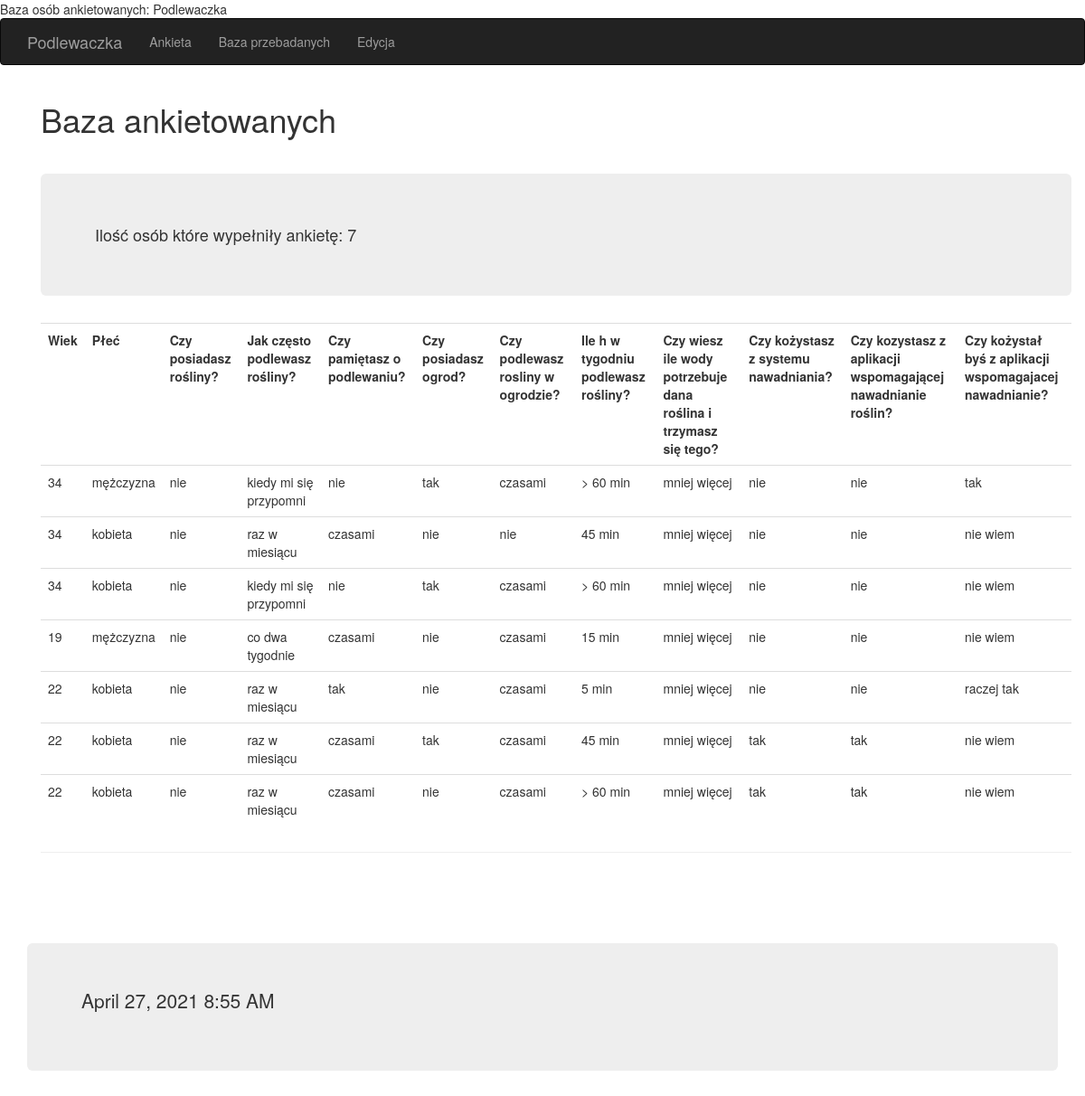
Page /testResults on the committed database.
### app.py (models this page shows, shortened)
class Survey(db.Model):
    __tablename__ = 'survey'
    id = db.Column(db.Integer, primary_key = True)
    question1 = db.Column(db.String, nullable = False)
    question2 = db.Column(db.Integer, nullable = False)
    question3 = db.Column(db.String, nullable = False)
    question4 = db.Column(db.String, nullable = False)
    question5 = db.Column(db.String, nullable = False)
    question6 = db.Column(db.String, nullable = False)
    question7 = db.Column(db.String, nullable = False)
    question8 = db.Column(db.String, nullable = False)
    question9 = db.Column(db.String, nullable = False)
    question10 = db.Column(db.String, nullable = False)
    question11 = db.Column(db.String, nullable = False)
    question12 = db.Column(db.String, nullable = False)

### app.py (the view)
@app.route('/testResults')
def testResults():
    numberWomen = 0
    number = Survey.query.count()
    listOfPeople = Survey.query.order_by(Survey.id)
    return render_template("testResults.html", current_time=datetime.utcnow(), listOfPeople=listOfPeople, number=number)

### templates/testResults.html (shortened to what this page needs)
{% extends "base.html" %}
{% block page_content %}
<div class="container">
 <h1>Baza ankietowanych</h1>
    <div class="page-header">
        <div class="jumbotron">
            <h4>Ilość osób które wypełniły ankietę:  {{number}}</h4>
        </div>
        <table class="table">
            <tr>
				<th>Wiek</th>
				<th>Płeć</th>
                <th>Czy posiadasz rośliny?</th>
                <th>Jak często podlewasz rośliny?</th>
				<th>Czy pamiętasz o podlewaniu?</th>
                <th>Czy posiadasz ogrod?</th>
                <th>Czy podlewasz rosliny w ogrodzie?</th>
                <th>Ile h w tygodniu podlewasz rośliny?</th>
                <th>Czy wiesz ile wody potrzebuje dana roślina i trzymasz się tego?</th>
				<th>Czy kożystasz z systemu nawadniania?</th>
                <th>Czy kozystasz z aplikacji wspomagającej nawadnianie roślin?</th>
                <th>Czy kożystał byś z aplikacji wspomagajacej nawadnianie?</th>
			</tr>
        {% for case in listOfPeople %}
        <tr>
            <td>{{ case.question1 }}</td>
            <td>{{ case.question2 }}</td>
            <td>{{ case.question3 }}</td>
            <td>{{ case.question4 }}</td>
            <td>{{ case.question5 }}</td>
            <td>{{ case.question6 }}</td>
            <td>{{ case.question7 }}</td>
            <td>{{ case.question8 }}</td>
            <td>{{ case.question9 }}</td>
            <td>{{ case.question10}}</td>
            <td>{{ case.question11 }}</td>
            <td>{{ case.question12 }}</td>
        </tr>
        {% endfor %}
        </table>
    </div>
</div>
<br/>
<br/>
<br/>
<br/>
<div class="jumbotron">
    <p>{{ moment(current_time).format('LLL') }}</p>
</div>
{% endblock %}

### templates/base.html (shortened to what this page needs)
{% extends "bootstrap/base.html" %}
{% block head %}
{{ super() }}
{% endblock %}
 {% block navbar %}
<div class="navbar navbar-inverse" role="navigation">
    <div class="container">
        <div class="navbar-header">
            <a class="navbar-brand" href="/">Podlewaczka</a>
        </div>
        <div class="navbar-collapse collapse">
            <ul class="nav navbar-nav">
                <li><a href="/survey">Ankieta</a></li>
                <li><a href="/testResults">Baza przebadanych</a></li>
                <li><a href="/edit">Edycja</a></li>
            </ul>
        </div>
    </div>
</div>
{% endblock %}
{% block content %}
     <div class="container">
        {% block page_content %}
        {% endblock %}
    </div>
{% endblock %}

### rows in the picture
Survey: question1 "34", question2 "mężczyzna", question3 "nie", question4 "kiedy mi się przypomni", question5 "nie", question6 "tak", question7 "czasami", question8 "> 60 min", question9 "mniej więcej", question10 "nie", question11 "nie", question12 "tak"
Survey: question1 "34", question2 "kobieta", question3 "nie", question4 "raz w miesiącu", question5 "czasami", question6 "nie", question7 "nie", question8 "45 min", question9 "mniej więcej", question10 "nie", question11 "nie", question12 "nie wiem"
Survey: question1 "34", question2 "kobieta", question3 "nie", question4 "kiedy mi się przypomni", question5 "nie", question6 "tak", question7 "czasami", question8 "> 60 min", question9 "mniej więcej", question10 "nie", question11 "nie", question12 "nie wiem"
Survey: question1 "19", question2 "mężczyzna", question3 "nie", question4 "co dwa tygodnie", question5 "czasami", question6 "nie", question7 "czasami", question8 "15 min", question9 "mniej więcej", question10 "nie", question11 "nie", question12 "nie wiem"
Survey: question1 "22", question2 "kobieta", question3 "nie", question4 "raz w miesiącu", question5 "tak", question6 "nie", question7 "czasami", question8 "5 min", question9 "mniej więcej", question10 "nie", question11 "nie", question12 "raczej tak"
Survey: question1 "22", question2 "kobieta", question3 "nie", question4 "raz w miesiącu", question5 "czasami", question6 "tak", question7 "czasami", question8 "45 min", question9 "mniej więcej", question10 "tak", question11 "tak", question12 "nie wiem"
Survey: question1 "22", question2 "kobieta", question3 "nie", question4 "raz w miesiącu", question5 "czasami", question6 "nie", question7 "czasami", question8 "> 60 min", question9 "mniej więcej", question10 "tak", question11 "tak", question12 "nie wiem"

### other values in the picture
{{ number }} "7"
